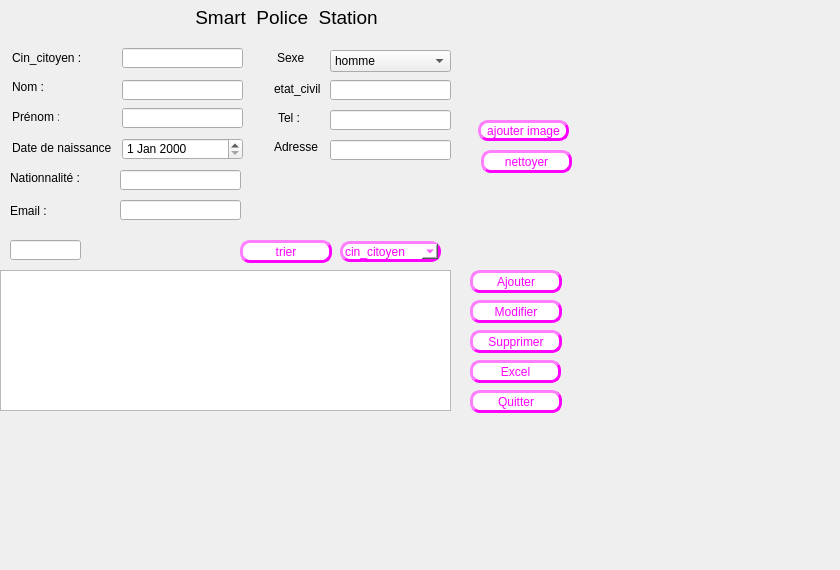
     <widget class="QWidget" name="widget_4">
      <attribute name="icon">
       <iconset>
        <normaloff>C:/Downloads/48175.png</normaloff>C:/Downloads/48175.png</iconset>
      </attribute>
      <attribute name="title">
       <string>citoyen</string>
      </attribute>
      <widget class="QLabel" name="policou_4">
       <property name="geometry">
        <rect>
         <x>190</x>
         <y>0</y>
         <width>351</width>
         <height>35</height>
        </rect>
       </property>
       <property name="sizePolicy">
        <sizepolicy hsizetype="Preferred" vsizetype="Maximum">
         <horstretch>0</horstretch>
         <verstretch>0</verstretch>
        </sizepolicy>
       </property>
       <property name="font">
        <font>
         <family>Arial</family>
         <pointsize>14</pointsize>
         <weight>50</weight>
         <bold>false</bold>
         <underline>false</underline>
        </font>
       </property>
       <property name="text">
        <string> Smart  Police  Station</string>
       </property>
       <property name="textFormat">
        <enum>Qt::PlainText</enum>
       </property>
      </widget>
      <widget class="QLineEdit" name="cin_citoyen">
       <property name="geometry">
        <rect>
         <x>122</x>
         <y>48</y>
         <width>121</width>
         <height>20</height>
        </rect>
       </property>
      </widget>
      <widget class="QLabel" name="label_65">
       <property name="geometry">
        <rect>
         <x>12</x>
         <y>50</y>
         <width>81</width>
         <height>16</height>
        </rect>
       </property>
       <property name="text">
        <string>Cin_citoyen :</string>
       </property>
      </widget>
      <widget class="QLabel" name="label_66">
       <property name="geometry">
        <rect>
         <x>12</x>
         <y>140</y>
         <width>201</width>
         <height>16</height>
        </rect>
       </property>
       <property name="font">
        <font>
         <family>Arial</family>
         <pointsize>9</pointsize>
         <weight>50</weight>
         <bold>false</bold>
        </font>
       </property>
       <property name="text">
        <string>Date de naissance</string>
       </property>
      </widget>
      <widget class="QLineEdit" name="nom_citoyen">
       <property name="geometry">
        <rect>
         <x>122</x>
         <y>80</y>
         <width>121</width>
         <height>20</height>
        </rect>
       </property>
      </widget>
      <widget class="QLineEdit" name="prenom_citoyen">
       <property name="geometry">
        <rect>
         <x>122</x>
         <y>108</y>
         <width>121</width>
         <height>20</height>
        </rect>
       </property>
      </widget>
      <widget class="QLabel" name="label_69">
       <property name="geometry">
        <rect>
         <x>12</x>
         <y>80</y>
         <width>47</width>
         <height>13</height>
        </rect>
       </property>
       <property name="text">
        <string>Nom :</string>
       </property>
      </widget>
      <widget class="QDateEdit" name="date_citoyen">
       <property name="geometry">
        <rect>
         <x>122</x>
         <y>138</y>
         <width>121</width>
         <height>22</height>
        </rect>
       </property>
      </widget>
      <widget class="QLabel" name="label_70">
       <property name="geometry">
        <rect>
         <x>12</x>
         <y>110</y>
         <width>47</width>
         <height>13</height>
        </rect>
       </property>
       <property name="text">
        <string>Prénom :4</string>
       </property>
      </widget>
      <widget class="QLineEdit" name="nationalite_citoyen">
       <property name="geometry">
        <rect>
         <x>120</x>
         <y>170</y>
         <width>121</width>
         <height>20</height>
        </rect>
       </property>
      </widget>
      <widget class="QLineEdit" name="email_citoyen">
       <property name="geometry">
        <rect>
         <x>120</x>
         <y>200</y>
         <width>121</width>
         <height>20</height>
        </rect>
       </property>
      </widget>
      <widget class="QLabel" name="label_71">
       <property name="geometry">
        <rect>
         <x>10</x>
         <y>200</y>
         <width>51</width>
         <height>21</height>
        </rect>
       </property>
       <property name="font">
        <font>
         <family>Arial</family>
         <pointsize>9</pointsize>
         <weight>50</weight>
         <bold>false</bold>
        </font>
       </property>
       <property name="text">
        <string>Email :</string>
       </property>
      </widget>
      <widget class="QLabel" name="label_72">
       <property name="geometry">
        <rect>
         <x>10</x>
         <y>170</y>
         <width>91</width>
         <height>16</height>
        </rect>
       </property>
       <property name="text">
        <string>Nationnalité :</string>
       </property>
      </widget>
      <widget class="QLabel" name="label_73">
       <property name="geometry">
        <rect>
         <x>278</x>
         <y>113</y>
         <width>50</width>
         <height>10</height>
        </rect>
       </property>
       <property name="text">
        <string>Tel :</string>
       </property>
      </widget>
      <widget class="QLabel" name="label_74">
       <property name="geometry">
        <rect>
         <x>277</x>
         <y>50</y>
         <width>81</width>
         <height>16</height>
        </rect>
       </property>
       <property name="text">
        <string>Sexe</string>
       </property>
      </widget>
      <widget class="QComboBox" name="comboBox_citoyen">
       <property name="geometry">
        <rect>
         <x>330</x>
         <y>50</y>
         <width>121</width>
         <height>22</height>
        </rect>
       </property>
       <item>
        <property name="text">
         <string>homme</string>
        </property>
       </item>
       <item>
        <property name="text">
         <string>femme</string>
        </property>
       </item>
      </widget>
      <widget class="QTableView" name="tab_citoyen">
       <property name="geometry">
        <rect>
         <x>0</x>
         <y>270</y>
         <width>451</width>
         <height>141</height>
        </rect>
       </property>
      </widget>
      <widget class="QPushButton" name="ajouter_citoyen">
       <property name="geometry">
        <rect>
         <x>470</x>
         <y>270</y>
         <width>92</width>
         <height>23</height>
        </rect>
       </property>
       <property name="styleSheet">
        <string notr="true">
background-color:white; 
color: rgb(255, 0, 255);
border-style:outset ; 
border-width:3px ; 
border-radius:10px;</string>
       </property>
       <property name="text">
        <string>Ajouter</string>
       </property>
      </widget>
      <widget class="QPushButton" name="pushButton_31">
       <property name="geometry">
        <rect>
         <x>470</x>
         <y>390</y>
         <width>92</width>
         <height>23</height>
        </rect>
       </property>
       <property name="styleSheet">
        <string notr="true">
background-color:white; 
color: rgb(255, 0, 255);
border-style:outset ; 
border-width:3px ; 
border-radius:10px;</string>
       </property>
       <property name="text">
        <string>Quitter</string>
       </property>
      </widget>
      <widget class="QPushButton" name="modifier_citoyen">
       <property name="geometry">
        <rect>
         <x>470</x>
         <y>300</y>
         <width>92</width>
         <height>23</height>
        </rect>
       </property>
       <property name="styleSheet">
        <string notr="true">
background-color:white; 
color: rgb(255, 0, 255);
border-style:outset ; 
border-width:3px ; 
border-radius:10px;</string>
       </property>
       <property name="text">
        <string>Modifier</string>
       </property>
      </widget>
      <widget class="QPushButton" name="supprimer_citoyen">
       <property name="geometry">
        <rect>
         <x>470</x>
         <y>330</y>
         <width>92</width>
         <height>23</height>
        </rect>
       </property>
       <property name="styleSheet">
        <string notr="true">
background-color:white; 
color: rgb(255, 0, 255);
border-style:outset ; 
border-width:3px ; 
border-radius:10px;</string>
       </property>
       <property name="text">
        <string>Supprimer</string>
       </property>
      </widget>
      <widget class="QPushButton" name="tri_citoyen">
       <property name="geometry">
        <rect>
         <x>240</x>
         <y>240</y>
         <width>92</width>
         <height>23</height>
        </rect>
       </property>
       <property name="styleSheet">
        <string notr="true">
background-color:white; 
color: rgb(255, 0, 255);
border-style:outset ; 
border-width:3px ; 
border-radius:10px;</string>
       </property>
       <property name="text">
        <string>trier</string>
       </property>
      </widget>
      <widget class="QLineEdit" name="tel_citoyen">
       <property name="geometry">
        <rect>
         <x>330</x>
         <y>110</y>
         <width>121</width>
         <height>20</height>
        </rect>
       </property>
      </widget>
      <widget class="QLabel" name="label_75">
       <property name="geometry">
        <rect>
         <x>274</x>
         <y>140</y>
         <width>47</width>
         <height>13</height>
        </rect>
       </property>
       <property name="text">
        <string>Adresse</string>
       </property>
      </widget>
      <widget class="QLineEdit" name="adresse_citoyen">
       <property name="geometry">
        <rect>
         <x>330</x>
         <y>140</y>
         <width>121</width>
         <height>20</height>
        </rect>
       </property>
      </widget>
      <widget class="QComboBox" name="comboBox_citoyen_2">
       <property name="geometry">
        <rect>
         <x>340</x>
         <y>241</y>
         <width>101</width>
         <height>21</height>
        </rect>
       </property>
       <property name="styleSheet">
        <string notr="true">border-color: rgb(255, 0, 255);
background-color:white; 
color: rgb(255, 0, 255);
border-style:outset ; 
border-width:3px ; 
border-radius:10px;</string>
       </property>
       <item>
        <property name="text">
         <string>cin_citoyen</string>
        </property>
       </item>
       <item>
        <property name="text">
         <string>nom citoyen</string>
        </property>
       </item>
       <item>
        <property name="text">
         <string>date de naissance</string>
        </property>
       </item>
      </widget>
      <widget class="QLineEdit" name="etat_civil_citoyen">
       <property name="geometry">
        <rect>
         <x>330</x>
         <y>80</y>
         <width>121</width>
         <height>20</height>
        </rect>
       </property>
      </widget>
      <widget class="QPushButton" name="pushButton_9">
       <property name="geometry">
        <rect>
         <x>470</x>
         <y>360</y>
         <width>91</width>
         <height>23</height>
        </rect>
       </property>
       <property name="styleSheet">
        <string notr="true">
background-color:white; 
color: rgb(255, 0, 255);
border-style:outset ; 
border-width:3px ; 
border-radius:10px;</string>
       </property>
       <property name="text">
        <string>Excel</string>
       </property>
      </widget>
      <widget class="QLabel" name="label_76">
       <property name="geometry">
        <rect>
         <x>274</x>
         <y>79</y>
         <width>51</width>
         <height>20</height>
        </rect>
       </property>
       <property name="text">
        <string>etat_civil</string>
       </property>
      </widget>
      <widget class="QPushButton" name="ajouter_image">
       <property name="geometry">
        <rect>
         <x>478</x>
         <y>120</y>
         <width>91</width>
         <height>21</height>
        </rect>
       </property>
       <property name="styleSheet">
        <string notr="true">
background-color:white; 
color: rgb(255, 0, 255);
border-style:outset ; 
border-width:3px ; 
border-radius:10px;</string>
       </property>
       <property name="text">
        <string>ajouter image</string>
       </property>
      </widget>
      <widget class="QLabel" name="label_photo">
       <property name="geometry">
        <rect>
         <x>481</x>
         <y>6</y>
         <width>101</width>
         <height>101</height>
        </rect>
       </property>
       <property name="text">
        <string/>
       </property>
       <property name="pixmap">
        <pixmap>C:/Users/interfacefinal/images/salariess.png</pixmap>
       </property>
       <property name="scaledContents">
        <bool>true</bool>
       </property>
      </widget>
      <widget class="QLabel" name="label_date_time_2">
       <property name="geometry">
        <rect>
         <x>10</x>
         <y>10</y>
         <width>151</width>
         <height>16</height>
        </rect>
       </property>
       <property name="text">
        <string/>
       </property>
      </widget>
      <widget class="QPushButton" name="nettoyer_4">
       <property name="geometry">
        <rect>
         <x>481</x>
         <y>150</y>
         <width>91</width>
         <height>23</height>
        </rect>
       </property>
       <property name="styleSheet">
        <string notr="true">
background-color:white; 
color: rgb(255, 0, 255);
border-style:outset ; 
border-width:3px ; 
border-radius:10px;</string>
       </property>
       <property name="text">
        <string>nettoyer</string>
       </property>
      </widget>
      <widget class="QLineEdit" name="recherche_citoyen">
       <property name="geometry">
        <rect>
         <x>10</x>
         <y>240</y>
         <width>71</width>
         <height>20</height>
        </rect>
       </property>
      </widget>
      <widget class="QLabel" name="verif_cin_citoyen">
       <property name="geometry">
        <rect>
         <x>250</x>
         <y>50</y>
         <width>21</width>
         <height>20</height>
        </rect>
       </property>
       <property name="text">
        <string/>
       </property>
       <property name="scaledContents">
        <bool>true</bool>
       </property>
      </widget>
      <widget class="QLabel" name="verif_nom_citoyen">
       <property name="geometry">
        <rect>
         <x>250</x>
         <y>80</y>
         <width>21</width>
         <height>20</height>
        </rect>
       </property>
       <property name="text">
        <string/>
       </property>
       <property name="scaledContents">
        <bool>true</bool>
       </property>
      </widget>
      <widget class="QLabel" name="verif_prenom_citoyen">
       <property name="geometry">
        <rect>
         <x>250</x>
         <y>110</y>
         <width>21</width>
         <height>20</height>
        </rect>
       </property>
       <property name="text">
        <string/>
       </property>
       <property name="scaledContents">
        <bool>true</bool>
       </property>
      </widget>
      <widget class="QLabel" name="verif_date_citoyen">
       <property name="geometry">
        <rect>
         <x>250</x>
         <y>140</y>
         <width>21</width>
         <height>20</height>
        </rect>
       </property>
       <property name="text">
        <string/>
       </property>
       <property name="scaledContents">
        <bool>true</bool>
       </property>
      </widget>
      <widget class="QLabel" name="verif_nationnalite_citoyen">
       <property name="geometry">
        <rect>
         <x>250</x>
         <y>170</y>
         <width>21</width>
         <height>20</height>
        </rect>
       </property>
       <property name="text">
        <string/>
       </property>
       <property name="scaledContents">
        <bool>true</bool>
       </property>
      </widget>
      <widget class="QPushButton" name="pushButton_10">
       <property name="geometry">
        <rect>
         <x>60</x>
         <y>238</y>
         <width>75</width>
         <height>23</height>
        </rect>
       </property>
       <property name="styleSheet">
        <string notr="true">border-style:outset ; 
border-width:0px ; 
border-radius:0px;</string>
       </property>
       <property name="text">
        <string/>
       </property>
       <property name="icon">
        <iconset>
         <normaloff>C:/Documents/PoliceStation2/Nouveau dossier/téléchargement (5).png</normaloff>C:/Documents/PoliceStation2/Nouveau dossier/téléchargement (5).png</iconset>
       </property>
      </widget>
      <widget class="QLabel" name="verif_adresse">
       <property name="geometry">
        <rect>
         <x>450</x>
         <y>170</y>
         <width>21</width>
         <height>20</height>
        </rect>
       </property>
       <property name="text">
        <string/>
       </property>
       <property name="scaledContents">
        <bool>true</bool>
       </property>
      </widget>
      <widget class="QLabel" name="verif_tel">
       <property name="geometry">
        <rect>
         <x>450</x>
         <y>110</y>
         <width>21</width>
         <height>20</height>
        </rect>
       </property>
       <property name="text">
        <string/>
       </property>
       <property name="scaledContents">
        <bool>true</bool>
       </property>
      </widget>
      <widget class="QLabel" name="verif_email">
       <property name="geometry">
        <rect>
         <x>250</x>
         <y>200</y>
         <width>21</width>
         <height>20</height>
        </rect>
       </property>
       <property name="text">
        <string/>
       </property>
       <property name="scaledContents">
        <bool>true</bool>
       </property>
      </widget>
      <widget class="QLabel" name="verif_sexe">
       <property name="geometry">
        <rect>
         <x>460</x>
         <y>50</y>
         <width>21</width>
         <height>20</height>
        </rect>
       </property>
       <property name="text">
        <string/>
       </property>
       <property name="scaledContents">
        <bool>true</bool>
       </property>
      </widget>
      <widget class="QLabel" name="label_80">
       <property name="geometry">
        <rect>
         <x>0</x>
         <y>0</y>
         <width>831</width>
         <height>561</height>
        </rect>
       </property>
       <property name="styleSheet">
        <string notr="true">*{
background-color :transparent;
border-image:url(D:/projetC++/integration_base/pictures_base/p.png);
}</string>
       </property>
       <property name="text">
        <string/>
       </property>
      </widget>
      <zorder>label_80</zorder>
      <zorder>policou_4</zorder>
      <zorder>cin_citoyen</zorder>
      <zorder>label_65</zorder>
      <zorder>label_66</zorder>
      <zorder>nom_citoyen</zorder>
      <zorder>prenom_citoyen</zorder>
      <zorder>label_69</zorder>
      <zorder>date_citoyen</zorder>
      <zorder>label_70</zorder>
      <zorder>nationalite_citoyen</zorder>
      <zorder>email_citoyen</zorder>
      <zorder>label_71</zorder>
      <zorder>label_72</zorder>
      <zorder>label_73</zorder>
      <zorder>label_74</zorder>
      <zorder>comboBox_citoyen</zorder>
      <zorder>tab_citoyen</zorder>
      <zorder>ajouter_citoyen</zorder>
      <zorder>pushButton_31</zorder>
      <zorder>modifier_citoyen</zorder>
      <zorder>supprimer_citoyen</zorder>
      <zorder>tri_citoyen</zorder>
      <zorder>tel_citoyen</zorder>
      <zorder>label_75</zorder>
      <zorder>adresse_citoyen</zorder>
      <zorder>comboBox_citoyen_2</zorder>
      <zorder>etat_civil_citoyen</zorder>
      <zorder>pushButton_9</zorder>
      <zorder>label_76</zorder>
      <zorder>ajouter_image</zorder>
      <zorder>label_photo</zorder>
      <zorder>label_date_time_2</zorder>
      <zorder>nettoyer_4</zorder>
      <zorder>recherche_citoyen</zorder>
      <zorder>verif_cin_citoyen</zorder>
      <zorder>verif_nom_citoyen</zorder>
      <zorder>verif_prenom_citoyen</zorder>
      <zorder>verif_date_citoyen</zorder>
      <zorder>verif_nationnalite_citoyen</zorder>
      <zorder>pushButton_10</zorder>
      <zorder>verif_adresse</zorder>
      <zorder>verif_tel</zorder>
      <zorder>verif_email</zorder>
      <zorder>verif_sexe</zorder>
     </widget>
